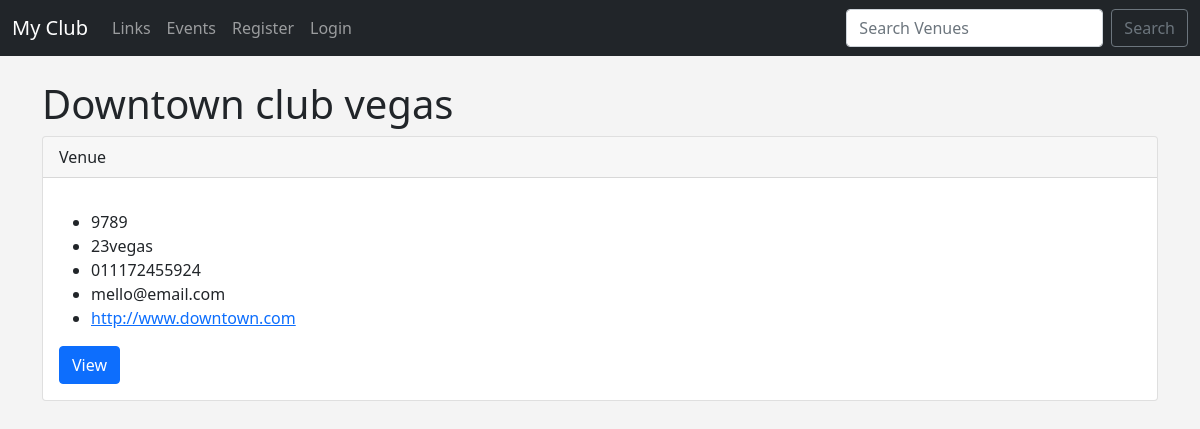
Screenshot of /show_venue/4 with the database file from the repository.
### events/models.py (models this page shows)
class Venue(models.Model):
    name = models.CharField('Venue Name', max_length=120)
    address = models.CharField(max_length=300)
    zip_code = models.CharField('Zip Code', max_length=20)
    phone = models.CharField('Contact Phone', max_length=25, blank=True)
    website = models.URLField('Website Address', blank=True)
    email_address = models.EmailField('Email', max_length=255, blank=True)
    owner = models.IntegerField("Venue Owner",blank=False, default=1)
    def __str__(self):
        return self.name

### events/views.py (the view)
# urls.py: path('show_venue/<venue_id>',views.show_venue, name='show-venue'),
def show_venue(request, venue_id):
    venue = Venue.objects.get(pk=venue_id)
    context = {
        'venue': venue
    }
    return render(request, 'events/show_venue.html', context)

### Template/events/show_venue.html (shortened to what this page needs)
{% extends 'events/base.html' %}
{% block content %}
        <h1>{{venue}}</h1>
        <div class="card">
          <div class="card-header">
              Venue
          </div>
         <div class="card-body">
            <p class="card-text">
                 <ul>
                     <li>{{ venue.address }}</li>
                     <li>{{ venue.zip_code }}</li>
                     <li>{{ venue.phone }}</li>
                     <li>{{ venue.email_address }}</li>
                     <li><a href="{{ venue.website }}">{{venue.website}}</a></li>
                </ul>
            </p>
            <a href="#" class="btn btn-primary">View {{event.venue}}</a>
          </div>
        </div>
{% endblock %}

### Template/events/base.html (style rules this page uses)
body { background-color: #f4f4f4; }

### rows the page displays
Venue: name "Downtown club vegas", address "9789", zip_code "23vegas", phone "011172455924", email_address "mello@email.com", website "http://www.downtown.com"
